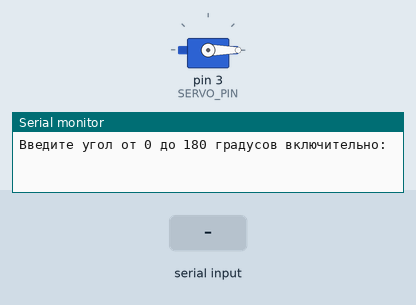
The sketch below on a simulated Arduino Uno, built with avr-gcc and run on an emulated ATmega328P. On the bench: servo, the last lines printed to the serial monitor. Inputs (shaded band) come from the test bench.

Above: at 1.2 s.
1.3 s: "90\n" received over Serial
At 2.1 s:
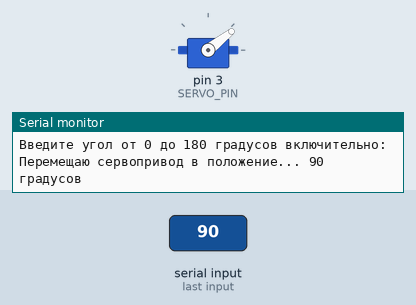
At 3.8 s:
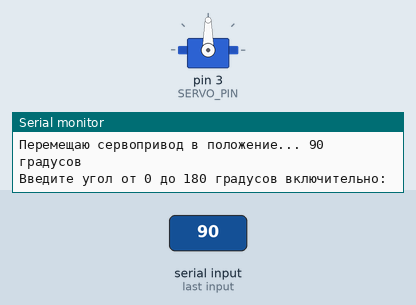
4.3 s: "90,45\n" received over Serial
5.8 s: "200\n" received over Serial
Timing chart, 0 to 8.8 s (numbered marks = the images above; inputs shaded):
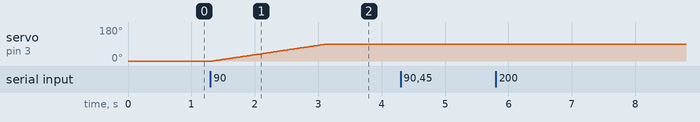

Measured:
- after the input at 1.3 s, servo on pin 3 (SERVO_PIN): moves from 0° to 90° over 1.8 s, starting after 0.05 s

The sketch:

sketch.ino
```cpp
#include <Servo.h>

#define SERVO_PIN 3

Servo myServo;
int currentAngle = 0;

bool isValidNumber(String& str) {
  if (str.length() == 0)  {
    return false;
  }
  for (byte i = 0; i < str.length(); i++) {
    if (!isDigit(str[i])) {
      return false;
    }
  }
  return true;
}

void move(int& fromAngle, int& toAngle) {
  if (fromAngle < toAngle) {
    for (int pos = fromAngle; pos <= toAngle; pos++) {
      myServo.write(pos);
      delay(20);
    }
  } else {
    for (int pos = fromAngle; pos >= toAngle; pos--) {
      myServo.write(pos);
      delay(20);
    }
  }
}

void setup() {
  Serial.begin(9600);

  myServo.attach(SERVO_PIN);
  myServo.write(currentAngle);

  Serial.println("Введите угол от 0 до 180 градусов включительно:");
}

void loop() {
  if (Serial.available() > 0) {

    String inputString = Serial.readStringUntil('\n');

    inputString.trim();

    if (isValidNumber(inputString)) {
      int targetAngle = inputString.toInt();
      if (targetAngle >= 0 && targetAngle <= 180) {
        if (targetAngle != currentAngle) {
          Serial.print("Перемещаю сервопривод в положение... ");
          Serial.print(targetAngle);
          Serial.println(" градусов");
          move(currentAngle, targetAngle);

          currentAngle = targetAngle;
          Serial.println("Введите угол от 0 до 180 градусов включительно:");
        } else {
          Serial.println("Сервопривод уже находится в этом положении.");
        }

      } else {
        Serial.println("Ошибка! Диапазон угла должен быть строго от 0 до 180 включительно.");
      }
    } else {
      Serial.println("Ошибка! Введены некорректные данные. Повторите попытку.");
    }
  }
}
```
